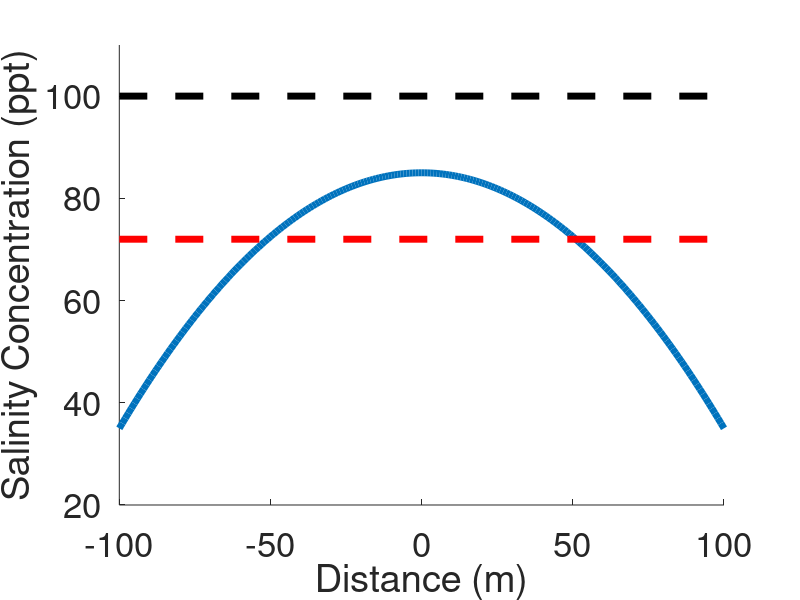

Reproduce this figure in MATLAB.
%% input parameters for PDE
clear all;
D=150; %Diffusivity
Sc=100; %Salinity concentration at tree death. (Cintron et al 1978) (ppt)
ETnet = 1.5; %Enet in m/yr
% ETnet=linspace(1,100,100); %E-P over time (cm/yr)
R=100; %radius of island (meters)


%% initializing space vector
dx=1; %the space model goes from one side of island to other
x=-R:dx:R; %Island length going from one side to the other
n=length(x); %initializing vector

%% initializing salinity vector

S=zeros(1,n); %creating space to store values in vector
S0=35; %ocean salinity is 35 ppt on average
S(1)=S0; %first value equals 35 ppt (ocean salinity)
S(end)=S0; %last value equals 35 ppt (ocean salinity)
%end et net loop

for i=2:n
    S(i)=(-ETnet/(2*D))*x(i)^2+(ETnet/(2*D))*R.^2+S0;
end


figure(1)
hold on
plot(x,S,'linewidth',5);
x=xlim;
%axis([-100 100 30 110])
plot([x(1) x(2)],[100 100],'--k','linewidth',5);
plot([x(1) x(2)],[72 72],'--r','linewidth',5);
ylim([20,110]);
%legend('Increasing Enet')
xlabel('Distance (m)')
ylabel('Salinity Concentration (ppt)')
%title('High Enet')
set(gca,'FontSize',25)
